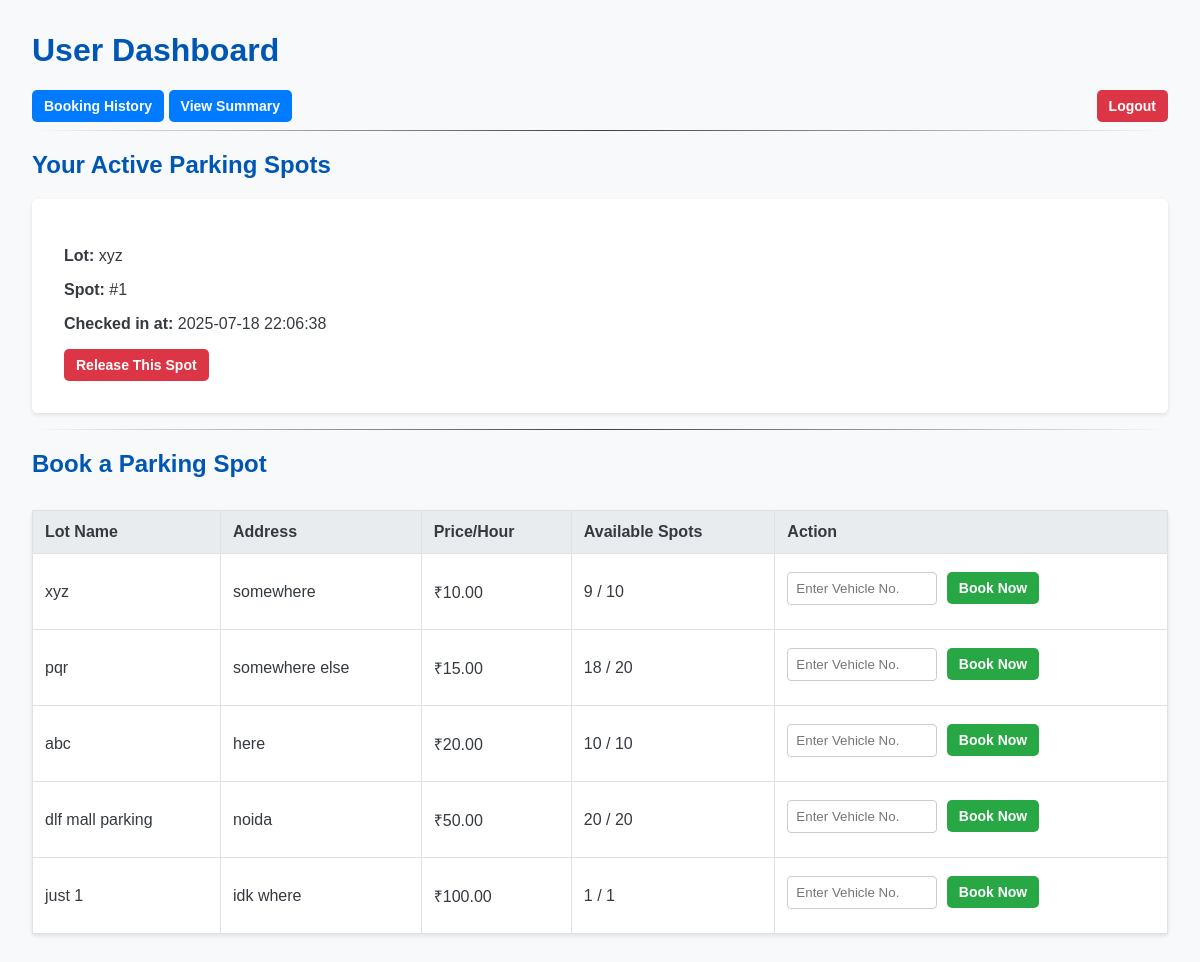
Before: /dashboard (signed in) with the older database file.
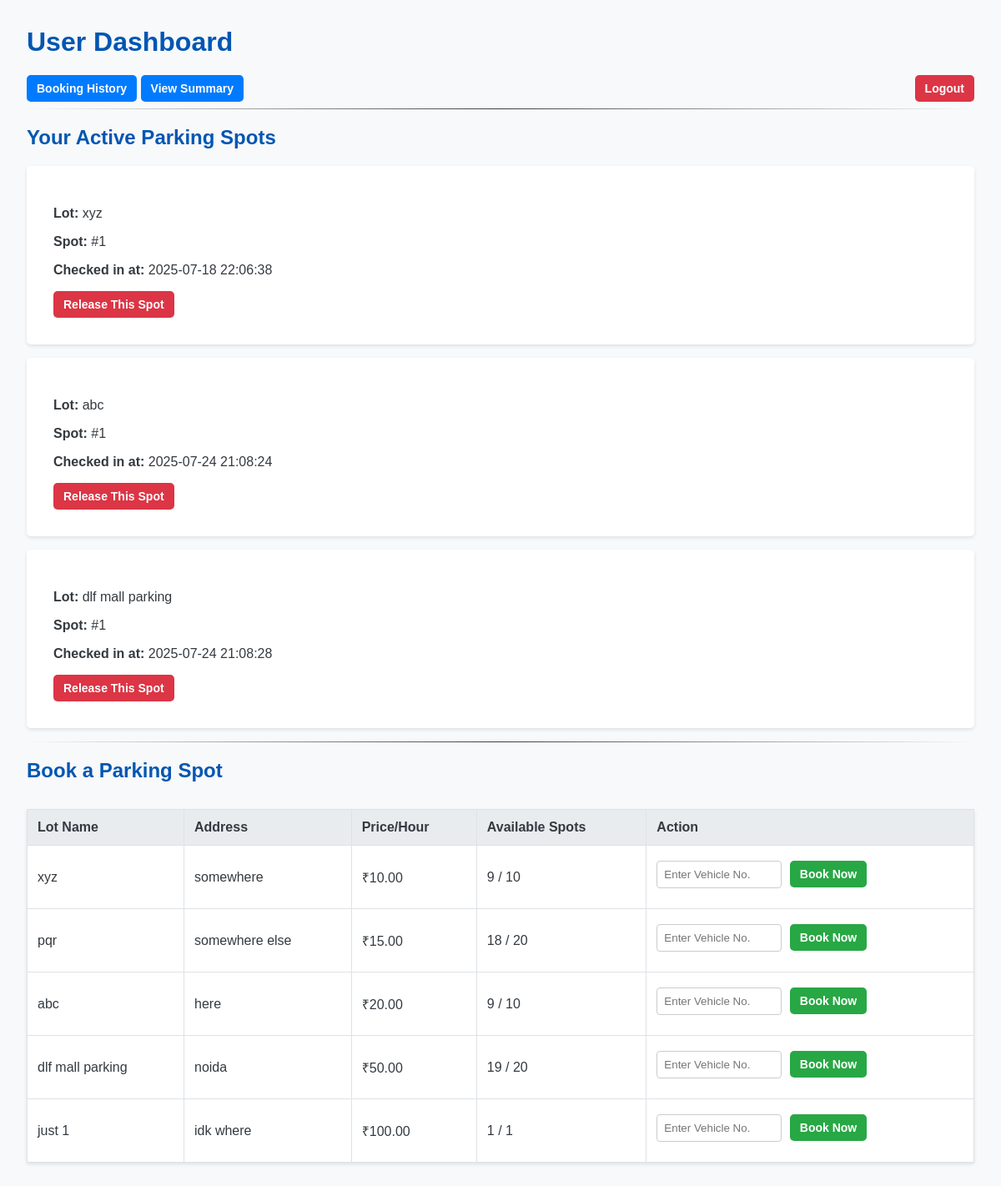
After: the same page with the newer database file.
### models/models.py (models this page shows)
class Booking(db.Model):
    __tablename__ = 'bookings'
    id = db.Column(db.Integer, primary_key=True)
    vehicle_number = db.Column(db.String(20), nullable=False)
    check_in_time = db.Column(db.DateTime, nullable=False, default=datetime.utcnow)
    check_out_time = db.Column(db.DateTime, nullable=True)
    total_cost = db.Column(db.Float, nullable=True)
    user_id = db.Column(db.Integer, db.ForeignKey('users.id'), nullable=False)
    spot_id = db.Column(db.Integer, db.ForeignKey('parking_spots.id'), nullable=False)

class ParkingLot(db.Model):
    __tablename__ = 'parking_lots'
    id = db.Column(db.Integer, primary_key=True)
    name = db.Column(db.String(100), nullable=False)
    address = db.Column(db.String(200), nullable=False)
    pincode = db.Column(db.String(10), nullable=False)
    price_per_hour = db.Column(db.Float, nullable=False)
    capacity = db.Column(db.Integer, nullable=False)
    spots = db.relationship('ParkingSpot', backref='parking_lot', lazy=True, cascade="all, delete-orphan")

class ParkingSpot(db.Model):
    __tablename__ = 'parking_spots'
    id = db.Column(db.Integer, primary_key=True)
    spot_number = db.Column(db.Integer, nullable=False)
    status = db.Column(db.String(1), default='A', nullable=False)
    lot_id = db.Column(db.Integer, db.ForeignKey('parking_lots.id'), nullable=False)
    bookings = db.relationship('Booking', backref='parking_spot', lazy=True)

### app.py (the view)
@app.route('/dashboard')
def user_dashboard():
    user_id = session.get('user_id')
    if not user_id:
        return redirect(url_for('login'))
    active_bookings = Booking.query.filter_by(user_id=user_id, check_out_time=None).all()
    lots = ParkingLot.query.all()
    for lot in lots:
        lot.available_spots = ParkingSpot.query.filter_by(lot_id=lot.id, status='A').count()
    return render_template('user_dashboard.html', lots=lots, active_bookings=active_bookings)

### templates/user_dashboard.html (shortened to what this page needs)
<!DOCTYPE html>
<html lang="en">
<head>
    <link rel="stylesheet" href="{{ url_for('static', filename='css/styles.css') }}">
</head>
<body>
    <h1>User Dashboard</h1>
    <div>
        <a href ="{{ url_for('user_history') }}" class="btn btn-primary">Booking History</a>
        <a href="{{ url_for('user_charts') }}" class="btn btn-primary">View Summary</a>
        <a href="{{ url_for('logout') }}" class="btn btn-danger" style="float:right;">Logout</a>
    </div>
    <hr>
    <h2>Your Active Parking Spots</h2>
    {% if active_bookings %}
        {% for booking in active_bookings %}
        <div class="card-form" style="margin-bottom: 1em;">
            <p><strong>Lot:</strong> {{ booking.parking_spot.parking_lot.name }}</p>
            <p><strong>Spot:</strong> #{{ booking.parking_spot.spot_number }}</p>
            <p><strong>Checked in at:</strong> {{ booking.check_in_time.strftime('%Y-%m-%d %H:%M:%S') }}</p>
            <form action="{{ url_for('release_spot', booking_id=booking.id) }}" method="POST">
                <button type="submit" class="btn btn-danger">Release This Spot</button>
            </form>
        </div>
        {% endfor %}
    {% else %}
        <p>You have no active parking spots.</p>
    {% endif %}
    <hr>
    <h2>Book a Parking Spot</h2>
    <table>
        <thead>
            <tr>
                <th>Lot Name</th>
                <th>Address</th>
                <th>Price/Hour</th>
                <th>Available Spots</th>
                <th>Action</th>
            </tr>
        </thead>
        <tbody>
            {% for lot in lots %}
            <tr>
                <td>{{ lot.name }}</td>
                <td>{{ lot.address }}</td>
                <td>₹{{ '%.2f'|format(lot.price_per_hour) }}</td>
                <td>{{ lot.available_spots }} / {{ lot.capacity }}</td>
                <td>
                    {% if lot.available_spots > 0 %}
                        <form action="{{ url_for('book_spot', lot_id=lot.id) }}" method="POST">
                            <input type="text" name="vehicle_number" placeholder="Enter Vehicle No." required style="width: 150px; display: inline-block; margin-right: 5px;">
                            <button type="submit" class="btn btn-success">Book Now</button>
                        </form>
                    {% else %}
                        <button class="btn" disabled>Full</button>
                    {% endif %}
                </td>
            </tr>
            {% endfor %}
        </tbody>
    </table>
</body>
</html>

### static/css/styles.css (style rules this page uses)
body { font-family: sans-serif; margin: 2em; background-color: #f8f9fa; color: #343a40; }
h1, h2 { color: #0056b3; }
hr { border: 0; height: 1px; background-image: linear-gradient(to right, rgba(0, 0, 0, 0), rgba(0, 0, 0, 0.75), rgba(0, 0, 0, 0)); }
table { width: 100%; border-collapse: collapse; margin-top: 2em; background-color: white; box-shadow: 0 2px 4px rgba(0,0,0,0.1); }
th, td { border: 1px solid #dee2e6; padding: 12px; text-align: left; }
th { background-color: #e9ecef; }
.card-form { background-color: white; padding: 2em; border-radius: 5px; box-shadow: 0 2px 4px rgba(0,0,0,0.1); }
input[type="text"], input[type="number"], input[type="email"], input[type="password"] { width: 100%; padding: 8px; margin: 6px 0 12px 0; display: inline-block; border: 1px solid #ccc; border-radius: 4px; box-sizing: border-box; }
.btn { padding: 8px 12px; border-radius: 5px; border: none; cursor: pointer; font-weight: bold; color: white; text-decoration: none; font-size: 14px; display: inline-block; }
.btn-primary { background-color: #007bff; }
.btn-danger { background-color: #dc3545; }
.btn-success { background-color: #28a745; }

Changed rows visible on the page:
added Booking: parking_spot.parking_lot.name "abc", parking_spot.spot_number "1", check_in_time "2025-07-24 21:08:24"
added Booking: parking_spot.parking_lot.name "dlf mall parking", parking_spot.spot_number "1", check_in_time "2025-07-24 21:08:28"
computed for ParkingLot "abc": available_spots "10" → "9"
computed for ParkingLot "dlf mall parking": available_spots "20" → "19"
